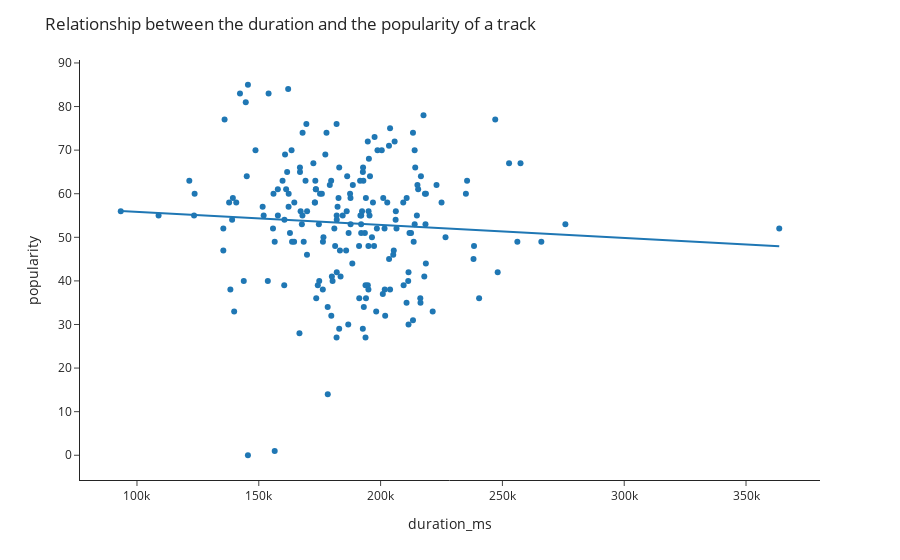

Notebook code for this chart:
### Markdown cell above
### Relationship between duration_ms and popularity

### Code cell
# scatterplot
fig = px.scatter(track, x="duration_ms", y="popularity", trendline="ols", template='simple_white')
fig.update_layout(
    title = 'Relationship between the duration and the popularity of a track'
)
fig.show()

### Figure 1 — Plotly figure (JSON) as saved in the notebook; plotly's stock layout.template omitted (floating-point values rounded to 4 significant figures; data arrays with more than 128 entries replaced by an {"elided": "..."} marker saying what was removed)
{"data": [{"hovertemplate": "duration_ms=%{x}<br>popularity=%{y}<extra></extra>", "legendgroup": "", "marker": {"color": "#1F77B4", "symbol": "circle"}, "mode": "markers", "name": "", "orientation": "v", "showlegend": false, "type": "scatter", "x": {"elided": "199 int values"}, "xaxis": "x", "y": {"elided": "199 int values"}, "yaxis": "y"}, {"hovertemplate": "<b>OLS trendline</b><br>popularity = -2.99596e-05 * duration_ms + 58.8359<br>R<sup>2</sup>=0.004599<br><br>duration_ms=%{x}<br>popularity=%{y} <b>(trend)</b><extra></extra>", "legendgroup": "", "marker": {"color": "#1F77B4", "symbol": "circle"}, "mode": "lines", "name": "", "showlegend": false, "type": "scatter", "x": {"elided": "199 int values"}, "xaxis": "x", "y": {"elided": "199 float values"}, "yaxis": "y"}], "layout": {"legend": {"tracegroupgap": 0}, "margin": {"t": 60}, "title": {"text": "Relationship between the duration and the popularity of a track"}, "xaxis": {"anchor": "y", "domain": [0, 1], "title": {"text": "duration_ms"}}, "yaxis": {"anchor": "x", "domain": [0, 1], "title": {"text": "popularity"}}}}
